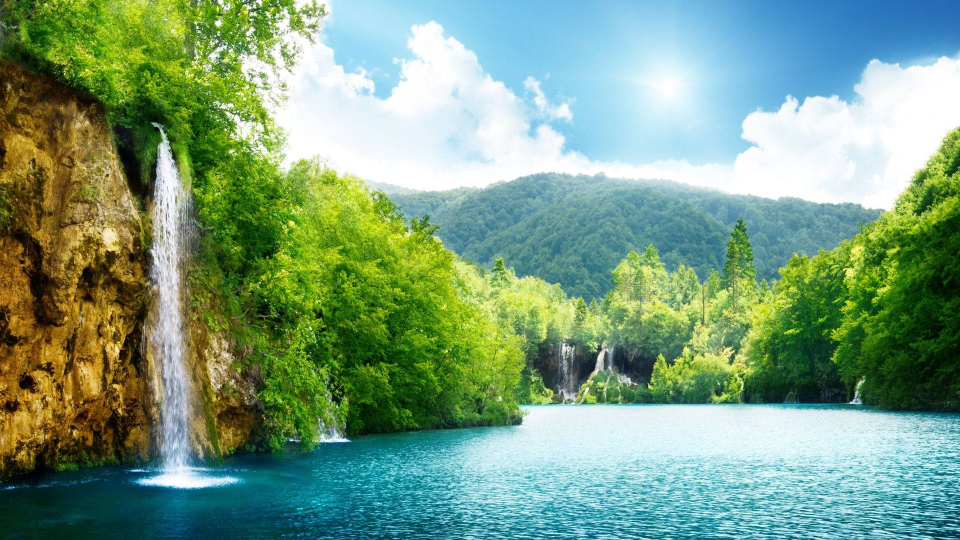
%> input picture Assignment 4/pic1.png, 1920 x 1080 px (shown at 1/2 size)
$ octave untitled2.m   (GNU Octave 9; MATLAB toolbox functions it lacks are replaced by stand-ins)
%> lines starting %> are read from the running program, lines starting %| are printed output that depends on the picture
% Task 1: Read the image into the workspace
img1 = imread('pic1.png');
%> img1 is the input picture: size 1080x1920x3 uint8; mean R, G, B 121.7, 157, 126.7

% Task 2: Apply Fourier transform to img1
img1_fft = fft2(img1);

% Task 3: Display the frequency and phase matrices as images
magnitude = abs(img1_fft);
phase = angle(img1_fft);
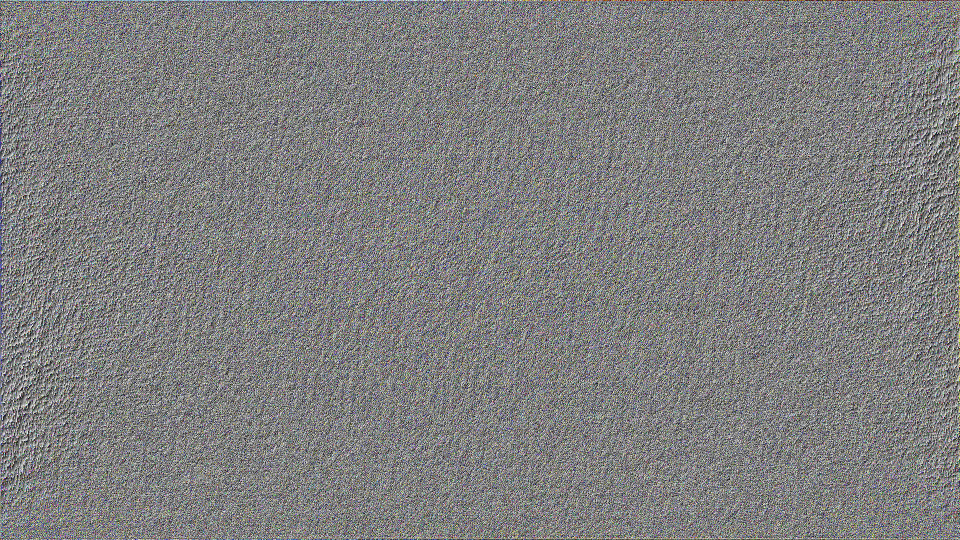
%> phase: size 1080x1920x3 double (shown at 1/2 size); mean R, G, B 1.52e-06, 1.52e-06, 3.03e-06; drawn with min black and max white

subplot(2, 2, 1);
imshow(img1);
title('Original Image');

subplot(2, 2, 2);
imshow(log(1 + fftshift(magnitude)), []);
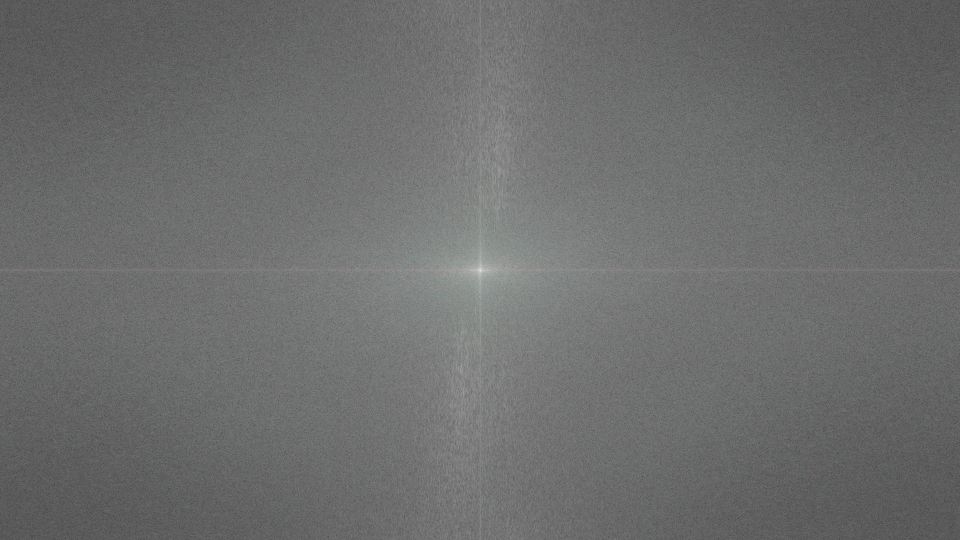
%> displayed picture: size 1080x1920x3, on the screen's scale of 0 to 255 (shown at 1/2 size); mean R, G, B 108.5, 109.2, 109.1
title('Frequency Magnitude');

subplot(2, 2, 3);
imshow(fftshift(phase), []);
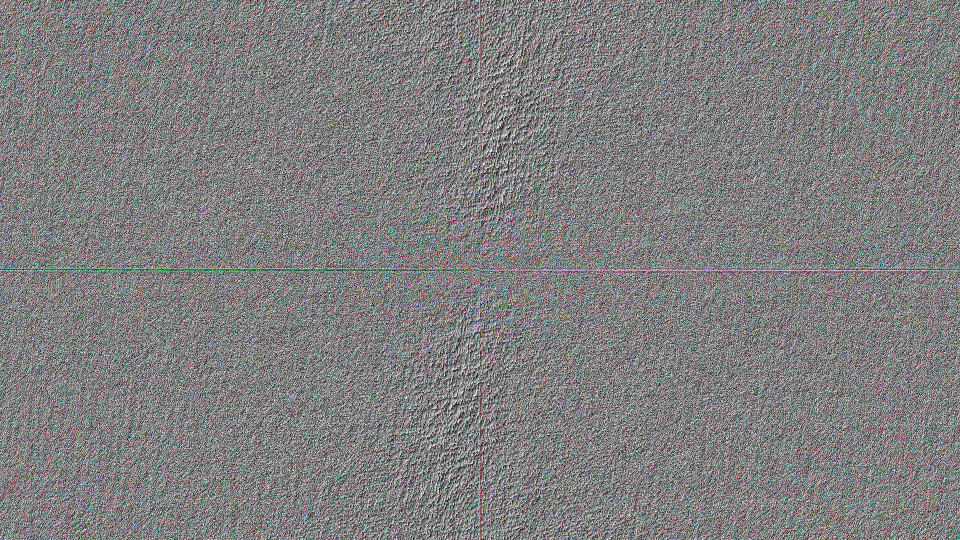
%> displayed picture: size 1080x1920x3, on the screen's scale of 0 to 255 (shown at 1/2 size); mean R, G, B 127.5, 127.5, 127.5
title('Phase');

% Task 4: Remove low-frequency components and reconstruct the image
% Define a threshold to remove low-frequency components (adjust as needed)
threshold = 0.1;
high_pass_fft = img1_fft .* (abs(img1_fft) > threshold);
imgR = ifft2(high_pass_fft);

subplot(2, 2, 4);
imshow(uint8(abs(imgR)), []);
title('Reconstructed Image');
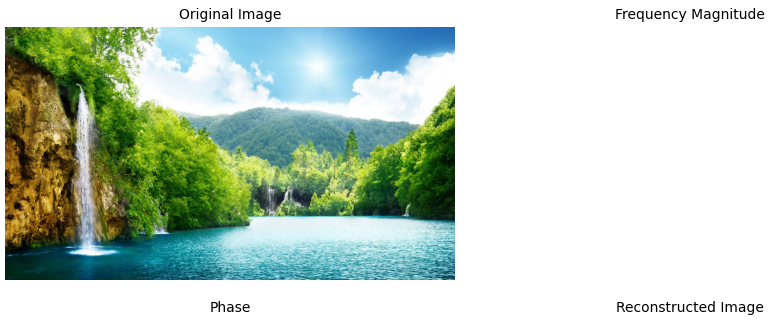
%> figure redrawn from the program's plot data, 4 panels

% Task 5: Construct and apply a spatial filter to img1
% You can design your spatial filter here or use a pre-defined one
% Here, we'll use a simple identity filter for demonstration
spatial_filter = [0 0 0; 0 1 0; 0 0 0];
%> (the run ends here)
